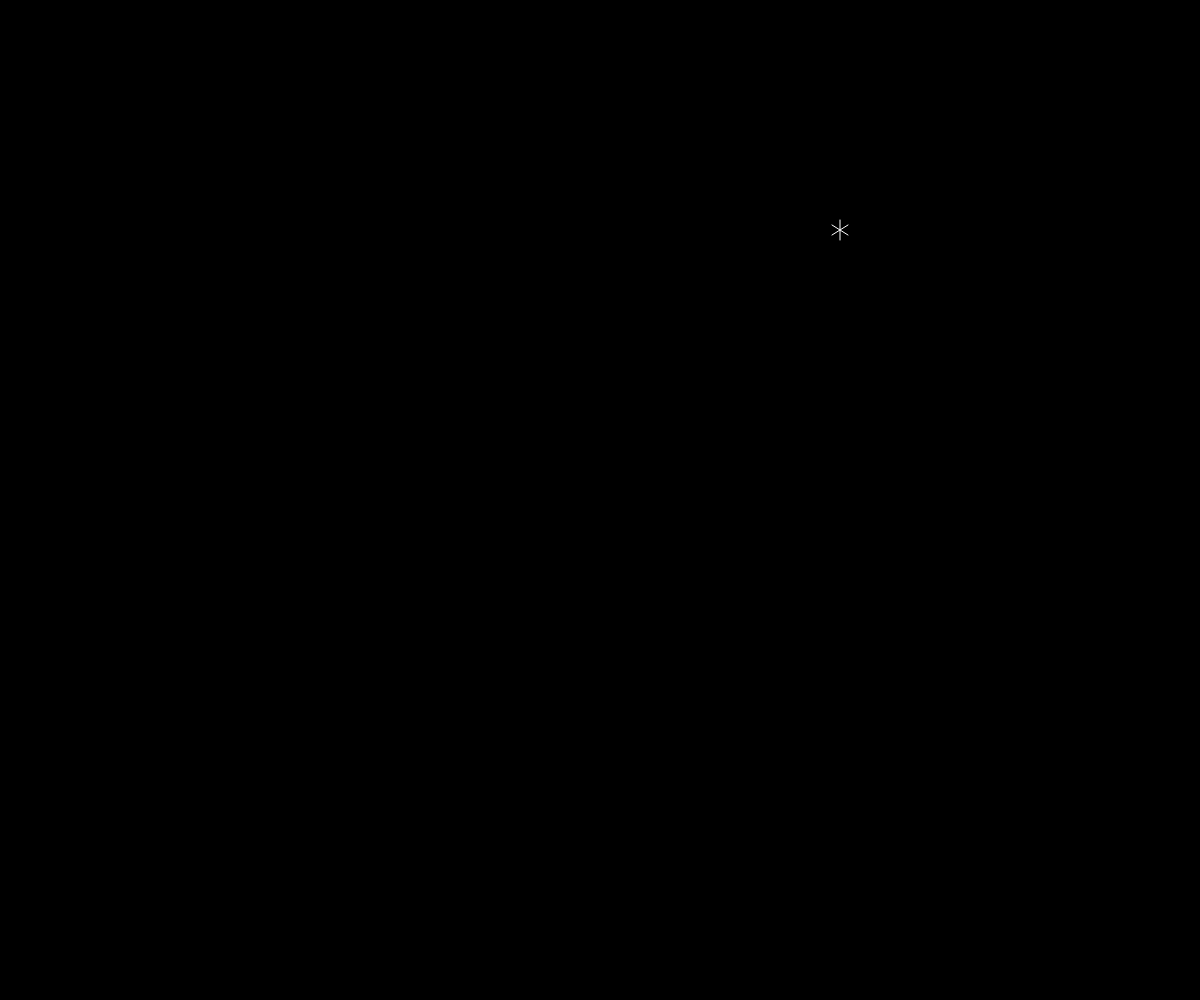
Frame 1 (no input)
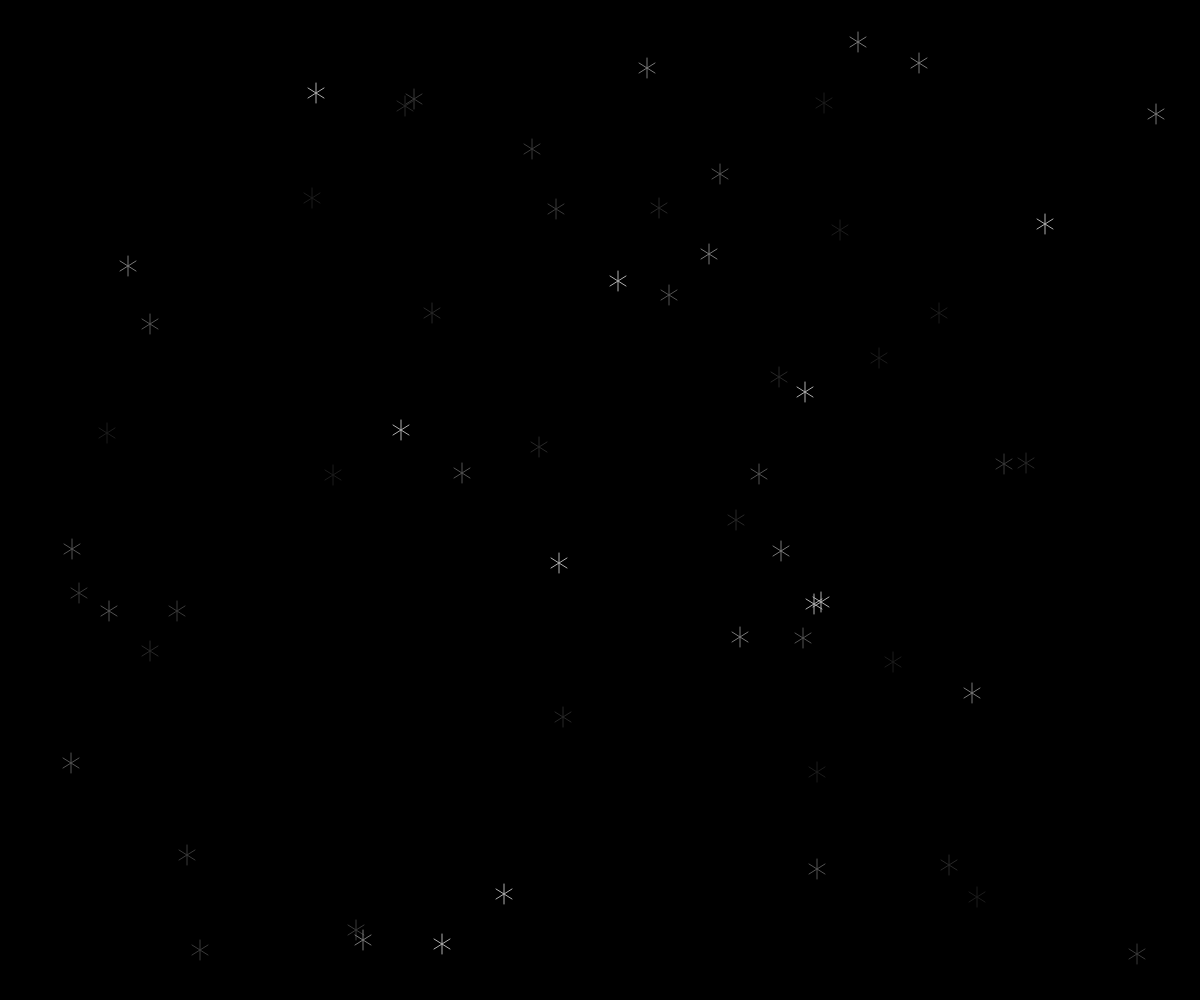
Frame 60 (no input)
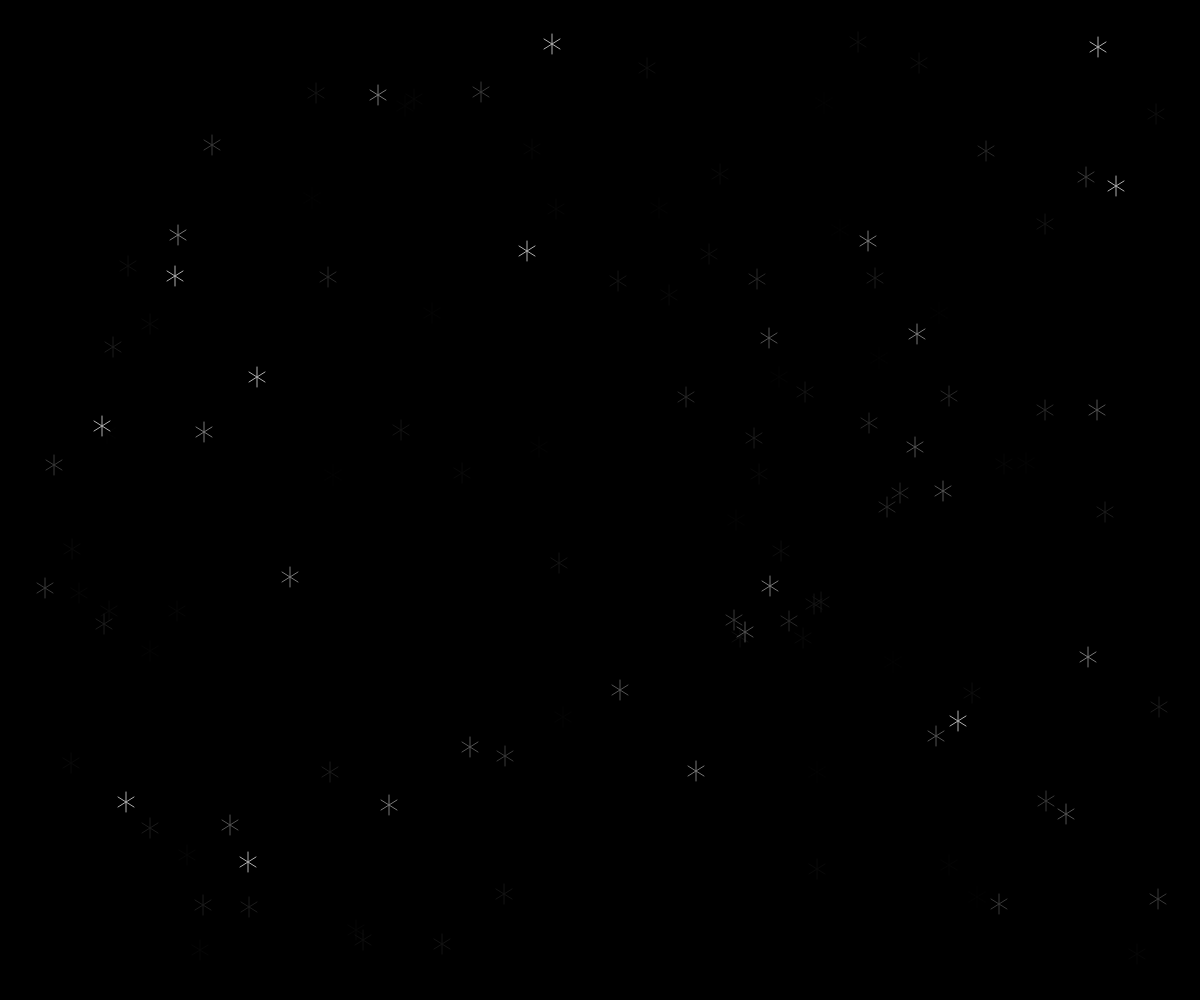
Frame 120 (the mouse pressed at the canvas centre since frame 60)

The p5.js sketch that drew these frames (run headless with seeded random() and noise() and a simulated clock; from frame 60 on, the mouse is pressed at the canvas centre):

// p5.js sketch
// ── sketch.js
function setup() {
  // let canvasWidth = 1920 / 2;
  // let canvasHeight = 1080 / 2;
  let canvasWidth = window.innerWidth;
  let canvasHeight = window.innerHeight;
  createCanvas(canvasWidth, canvasHeight);
  background(0, 0, 0);
  frameRate(60);
}

function drawStar() {
  stroke(255);
  line(0, -10, 0, 10);
  line(-8, -5, 8, 5);
  line(-8, 5, 8, -5);
}

function draw() {
  translate(int(random(40, window.innerWidth - 40)), int(random(40, window.innerHeight - 40)));
  drawStar();

  if (frameCount % 10 == 0) {
    background(0, 0, 0, 80);

  }
}

function mouseClicked() {
  background(0, 0, 0, 127);
  // prevent default
  return false;
}
